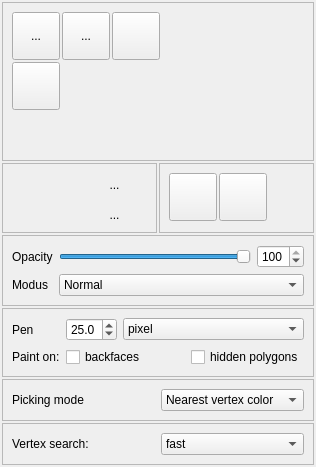
<ui version="4.0" >
 <class>PaintToolbox</class>
 <widget class="QWidget" name="PaintToolbox" >
  <property name="geometry" >
   <rect>
    <x>0</x>
    <y>0</y>
    <width>275</width>
    <height>467</height>
   </rect>
  </property>
  <property name="windowTitle" >
   <string>Vertex Painting</string>
  </property>
  <layout class="QGridLayout" >
   <property name="margin" >
    <number>2</number>
   </property>
   <property name="spacing" >
    <number>2</number>
   </property>
   <item row="5" column="0" colspan="2" >
    <widget class="QFrame" name="advanced_frame" >
     <property name="frameShape" >
      <enum>QFrame::StyledPanel</enum>
     </property>
     <property name="frameShadow" >
      <enum>QFrame::Raised</enum>
     </property>
     <layout class="QGridLayout" >
      <property name="margin" >
       <number>9</number>
      </property>
      <property name="spacing" >
       <number>6</number>
      </property>
      <item row="0" column="1" >
       <widget class="QComboBox" name="search_mode" >
        <property name="toolTip" >
         <string>&lt;html>&lt;head>&lt;meta name="qrichtext" content="1" />&lt;style type="text/css">
p, li { white-space: pre-wrap; }
&lt;/style>&lt;/head>&lt;body style=" font-family:'Sans Serif'; font-size:9pt; font-weight:400; font-style:normal; text-decoration:none;">
&lt;p style=" margin-top:0px; margin-bottom:0px; margin-left:0px; margin-right:0px; -qt-block-indent:0; text-indent:0px;">&lt;span style=" font-weight:600;">fast:&lt;/span> works better with big meshes, but can loose some vertexes when faces are not direct connected&lt;br />&lt;span style=" font-weight:600;">slow but accurate: &lt;/span>sholud be used with small meshes, because it finds every vertex during painting&lt;/p>&lt;/body>&lt;/html></string>
        </property>
        <item>
         <property name="text" >
          <string>fast</string>
         </property>
        </item>
        <item>
         <property name="text" >
          <string>slow but accurate</string>
         </property>
        </item>
       </widget>
      </item>
      <item row="0" column="0" >
       <widget class="QLabel" name="label_2" >
        <property name="text" >
         <string>Vertex search:</string>
        </property>
       </widget>
      </item>
     </layout>
    </widget>
   </item>
   <item row="1" column="0" >
    <widget class="QFrame" name="color_frame" >
     <property name="sizePolicy" >
      <sizepolicy>
       <hsizetype>5</hsizetype>
       <vsizetype>0</vsizetype>
       <horstretch>0</horstretch>
       <verstretch>0</verstretch>
      </sizepolicy>
     </property>
     <property name="minimumSize" >
      <size>
       <width>70</width>
       <height>70</height>
      </size>
     </property>
     <property name="maximumSize" >
      <size>
       <width>16777215</width>
       <height>70</height>
      </size>
     </property>
     <property name="frameShape" >
      <enum>QFrame::StyledPanel</enum>
     </property>
     <property name="frameShadow" >
      <enum>QFrame::Raised</enum>
     </property>
     <widget class="QToolButton" name="set_bw" >
      <property name="geometry" >
       <rect>
        <x>100</x>
        <y>10</y>
        <width>25</width>
        <height>24</height>
       </rect>
      </property>
      <property name="text" >
       <string>...</string>
      </property>
      <property name="icon" >
       <iconset resource="meshlab.qrc" >:/images/bw.png</iconset>
      </property>
      <property name="iconSize" >
       <size>
        <width>15</width>
        <height>15</height>
       </size>
      </property>
      <property name="autoRaise" >
       <bool>true</bool>
      </property>
     </widget>
     <widget class="QToolButton" name="switch_me" >
      <property name="geometry" >
       <rect>
        <x>100</x>
        <y>40</y>
        <width>25</width>
        <height>24</height>
       </rect>
      </property>
      <property name="text" >
       <string>...</string>
      </property>
      <property name="icon" >
       <iconset resource="meshlab.qrc" >:/images/switch.png</iconset>
      </property>
      <property name="iconSize" >
       <size>
        <width>15</width>
        <height>15</height>
       </size>
      </property>
      <property name="autoRaise" >
       <bool>true</bool>
      </property>
     </widget>
     <widget class="ColorWid" native="1" name="front" >
      <property name="geometry" >
       <rect>
        <x>50</x>
        <y>20</y>
        <width>40</width>
        <height>40</height>
       </rect>
      </property>
      <property name="autoFillBackground" >
       <bool>true</bool>
      </property>
     </widget>
     <widget class="ColorWid" native="1" name="back" >
      <property name="geometry" >
       <rect>
        <x>10</x>
        <y>10</y>
        <width>40</width>
        <height>40</height>
       </rect>
      </property>
      <property name="autoFillBackground" >
       <bool>true</bool>
      </property>
     </widget>
    </widget>
   </item>
   <item row="3" column="0" colspan="2" >
    <widget class="QFrame" name="pen_extra_frame" >
     <property name="frameShape" >
      <enum>QFrame::StyledPanel</enum>
     </property>
     <property name="frameShadow" >
      <enum>QFrame::Raised</enum>
     </property>
     <layout class="QGridLayout" >
      <property name="margin" >
       <number>9</number>
      </property>
      <property name="spacing" >
       <number>6</number>
      </property>
      <item row="1" column="1" colspan="2" >
       <widget class="QCheckBox" name="backface_culling" >
        <property name="text" >
         <string>backfaces</string>
        </property>
       </widget>
      </item>
      <item row="0" column="0" >
       <widget class="QLabel" name="label_pen" >
        <property name="text" >
         <string>Pen</string>
        </property>
       </widget>
      </item>
      <item row="1" column="0" >
       <widget class="QLabel" name="label" >
        <property name="text" >
         <string>Paint on:</string>
        </property>
       </widget>
      </item>
      <item row="0" column="2" colspan="2" >
       <widget class="QComboBox" name="pen_type" >
        <property name="sizePolicy" >
         <sizepolicy>
          <hsizetype>5</hsizetype>
          <vsizetype>0</vsizetype>
          <horstretch>0</horstretch>
          <verstretch>0</verstretch>
         </sizepolicy>
        </property>
        <item>
         <property name="text" >
          <string>pixel</string>
         </property>
        </item>
        <item>
         <property name="text" >
          <string>percentual of bbox diagonal</string>
         </property>
        </item>
        <item>
         <property name="text" >
          <string>percentual of bbox height</string>
         </property>
        </item>
       </widget>
      </item>
      <item row="0" column="1" >
       <widget class="QDoubleSpinBox" name="pen_radius" >
        <property name="decimals" >
         <number>1</number>
        </property>
        <property name="maximum" >
         <double>70.000000000000000</double>
        </property>
        <property name="minimum" >
         <double>0.100000000000000</double>
        </property>
        <property name="singleStep" >
         <double>0.100000000000000</double>
        </property>
        <property name="value" >
         <double>25.000000000000000</double>
        </property>
       </widget>
      </item>
      <item row="1" column="3" >
       <widget class="QCheckBox" name="invisible_painting" >
        <property name="text" >
         <string>hidden polygons</string>
        </property>
       </widget>
      </item>
     </layout>
    </widget>
   </item>
   <item row="2" column="0" colspan="2" >
    <widget class="QFrame" name="pen_frame" >
     <property name="frameShape" >
      <enum>QFrame::StyledPanel</enum>
     </property>
     <property name="frameShadow" >
      <enum>QFrame::Raised</enum>
     </property>
     <layout class="QGridLayout" >
      <property name="margin" >
       <number>9</number>
      </property>
      <property name="spacing" >
       <number>6</number>
      </property>
      <item row="0" column="2" >
       <widget class="QSpinBox" name="deck_box" >
        <property name="toolTip" >
         <string>Change the opacity of the color (this is not the opengl alpha value)</string>
        </property>
        <property name="maximum" >
         <number>100</number>
        </property>
        <property name="value" >
         <number>100</number>
        </property>
       </widget>
      </item>
      <item row="0" column="0" >
       <widget class="QLabel" name="label_deck" >
        <property name="text" >
         <string>Opacity</string>
        </property>
       </widget>
      </item>
      <item row="1" column="0" >
       <widget class="QLabel" name="label_penmodus" >
        <property name="text" >
         <string>Modus</string>
        </property>
       </widget>
      </item>
      <item row="1" column="1" colspan="2" >
       <widget class="QComboBox" name="pen_modus" >
        <item>
         <property name="text" >
          <string>Normal</string>
         </property>
        </item>
       </widget>
      </item>
      <item row="0" column="1" >
       <widget class="QSlider" name="deck_slider" >
        <property name="toolTip" >
         <string>Change the opacity of the color (this is not the opengl alpha value)</string>
        </property>
        <property name="maximum" >
         <number>100</number>
        </property>
        <property name="value" >
         <number>100</number>
        </property>
        <property name="orientation" >
         <enum>Qt::Horizontal</enum>
        </property>
       </widget>
      </item>
     </layout>
    </widget>
   </item>
   <item row="1" column="1" >
    <widget class="QFrame" name="frame_3" >
     <property name="frameShape" >
      <enum>QFrame::StyledPanel</enum>
     </property>
     <property name="frameShadow" >
      <enum>QFrame::Raised</enum>
     </property>
     <widget class="QToolButton" name="undo_button" >
      <property name="geometry" >
       <rect>
        <x>10</x>
        <y>10</y>
        <width>48</width>
        <height>48</height>
       </rect>
      </property>
      <property name="text" >
       <string/>
      </property>
      <property name="icon" >
       <iconset resource="meshlab.qrc" >:/images/undo.png</iconset>
      </property>
      <property name="iconSize" >
       <size>
        <width>48</width>
        <height>48</height>
       </size>
      </property>
     </widget>
     <widget class="QToolButton" name="redo_button" >
      <property name="geometry" >
       <rect>
        <x>60</x>
        <y>10</y>
        <width>48</width>
        <height>48</height>
       </rect>
      </property>
      <property name="text" >
       <string/>
      </property>
      <property name="icon" >
       <iconset resource="meshlab.qrc" >:/images/redo.png</iconset>
      </property>
      <property name="iconSize" >
       <size>
        <width>48</width>
        <height>48</height>
       </size>
      </property>
     </widget>
    </widget>
   </item>
   <item row="0" column="0" colspan="2" >
    <widget class="QFrame" name="top_frame" >
     <property name="sizePolicy" >
      <sizepolicy>
       <hsizetype>5</hsizetype>
       <vsizetype>7</vsizetype>
       <horstretch>0</horstretch>
       <verstretch>0</verstretch>
      </sizepolicy>
     </property>
     <property name="minimumSize" >
      <size>
       <width>16</width>
       <height>120</height>
      </size>
     </property>
     <property name="frameShape" >
      <enum>QFrame::StyledPanel</enum>
     </property>
     <property name="frameShadow" >
      <enum>QFrame::Raised</enum>
     </property>
     <widget class="QToolButton" name="advanced_button" >
      <property name="geometry" >
       <rect>
        <x>10</x>
        <y>60</y>
        <width>48</width>
        <height>48</height>
       </rect>
      </property>
      <property name="toolTip" >
       <string>Change advanced settings</string>
      </property>
      <property name="text" >
       <string/>
      </property>
      <property name="icon" >
       <iconset resource="meshlab.qrc" >:/images/kcontrol.png</iconset>
      </property>
      <property name="iconSize" >
       <size>
        <width>48</width>
        <height>48</height>
       </size>
      </property>
      <property name="checkable" >
       <bool>true</bool>
      </property>
      <property name="autoExclusive" >
       <bool>true</bool>
      </property>
      <property name="autoRaise" >
       <bool>false</bool>
      </property>
     </widget>
     <widget class="QToolButton" name="pen_button" >
      <property name="geometry" >
       <rect>
        <x>10</x>
        <y>10</y>
        <width>48</width>
        <height>48</height>
       </rect>
      </property>
      <property name="toolTip" >
       <string>Paint with the pen</string>
      </property>
      <property name="text" >
       <string>...</string>
      </property>
      <property name="icon" >
       <iconset resource="meshlab.qrc" >:/images/pinsel2.png</iconset>
      </property>
      <property name="iconSize" >
       <size>
        <width>48</width>
        <height>48</height>
       </size>
      </property>
      <property name="checkable" >
       <bool>true</bool>
      </property>
      <property name="autoExclusive" >
       <bool>true</bool>
      </property>
      <property name="autoRaise" >
       <bool>false</bool>
      </property>
     </widget>
     <widget class="QToolButton" name="pick_button" >
      <property name="geometry" >
       <rect>
        <x>110</x>
        <y>10</y>
        <width>48</width>
        <height>48</height>
       </rect>
      </property>
      <property name="toolTip" >
       <string>Pick a color</string>
      </property>
      <property name="text" >
       <string/>
      </property>
      <property name="icon" >
       <iconset resource="meshlab.qrc" >:/images/pick.png</iconset>
      </property>
      <property name="iconSize" >
       <size>
        <width>48</width>
        <height>48</height>
       </size>
      </property>
      <property name="checkable" >
       <bool>true</bool>
      </property>
      <property name="autoExclusive" >
       <bool>true</bool>
      </property>
      <property name="autoRaise" >
       <bool>false</bool>
      </property>
     </widget>
     <widget class="QToolButton" name="fill_button" >
      <property name="geometry" >
       <rect>
        <x>60</x>
        <y>10</y>
        <width>48</width>
        <height>48</height>
       </rect>
      </property>
      <property name="toolTip" >
       <string>Fill an area</string>
      </property>
      <property name="text" >
       <string>...</string>
      </property>
      <property name="icon" >
       <iconset resource="meshlab.qrc" >:/images/fill.png</iconset>
      </property>
      <property name="iconSize" >
       <size>
        <width>48</width>
        <height>48</height>
       </size>
      </property>
      <property name="checkable" >
       <bool>true</bool>
      </property>
      <property name="autoExclusive" >
       <bool>true</bool>
      </property>
      <property name="autoRaise" >
       <bool>false</bool>
      </property>
     </widget>
    </widget>
   </item>
   <item row="4" column="0" colspan="2" >
    <widget class="QFrame" name="pick_frame" >
     <property name="frameShape" >
      <enum>QFrame::StyledPanel</enum>
     </property>
     <property name="frameShadow" >
      <enum>QFrame::Raised</enum>
     </property>
     <layout class="QGridLayout" >
      <property name="margin" >
       <number>9</number>
      </property>
      <property name="spacing" >
       <number>6</number>
      </property>
      <item row="0" column="1" >
       <widget class="QComboBox" name="pick_mode" >
        <item>
         <property name="text" >
          <string>Nearest vertex color</string>
         </property>
        </item>
        <item>
         <property name="text" >
          <string>Pixel color</string>
         </property>
        </item>
       </widget>
      </item>
      <item row="0" column="0" >
       <widget class="QLabel" name="label_pick" >
        <property name="text" >
         <string>Picking mode</string>
        </property>
       </widget>
      </item>
     </layout>
    </widget>
   </item>
  </layout>
 </widget>
 <customwidgets>
  <customwidget>
   <class>ColorWid</class>
   <extends>QWidget</extends>
   <header>colorwid.h</header>
  </customwidget>
 </customwidgets>
 <resources>
  <include location="meshlab.qrc" />
 </resources>
 <connections/>
</ui>
